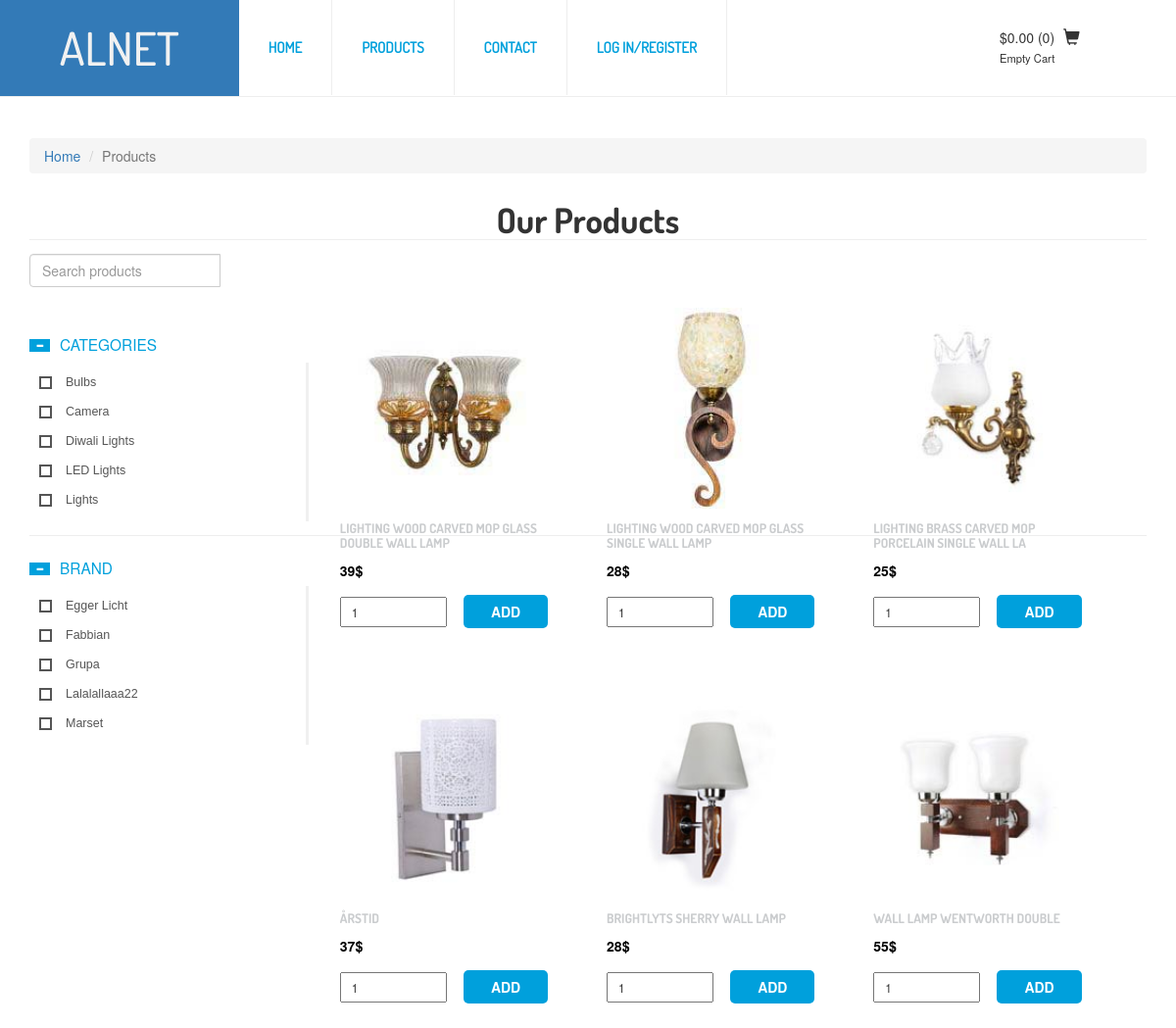
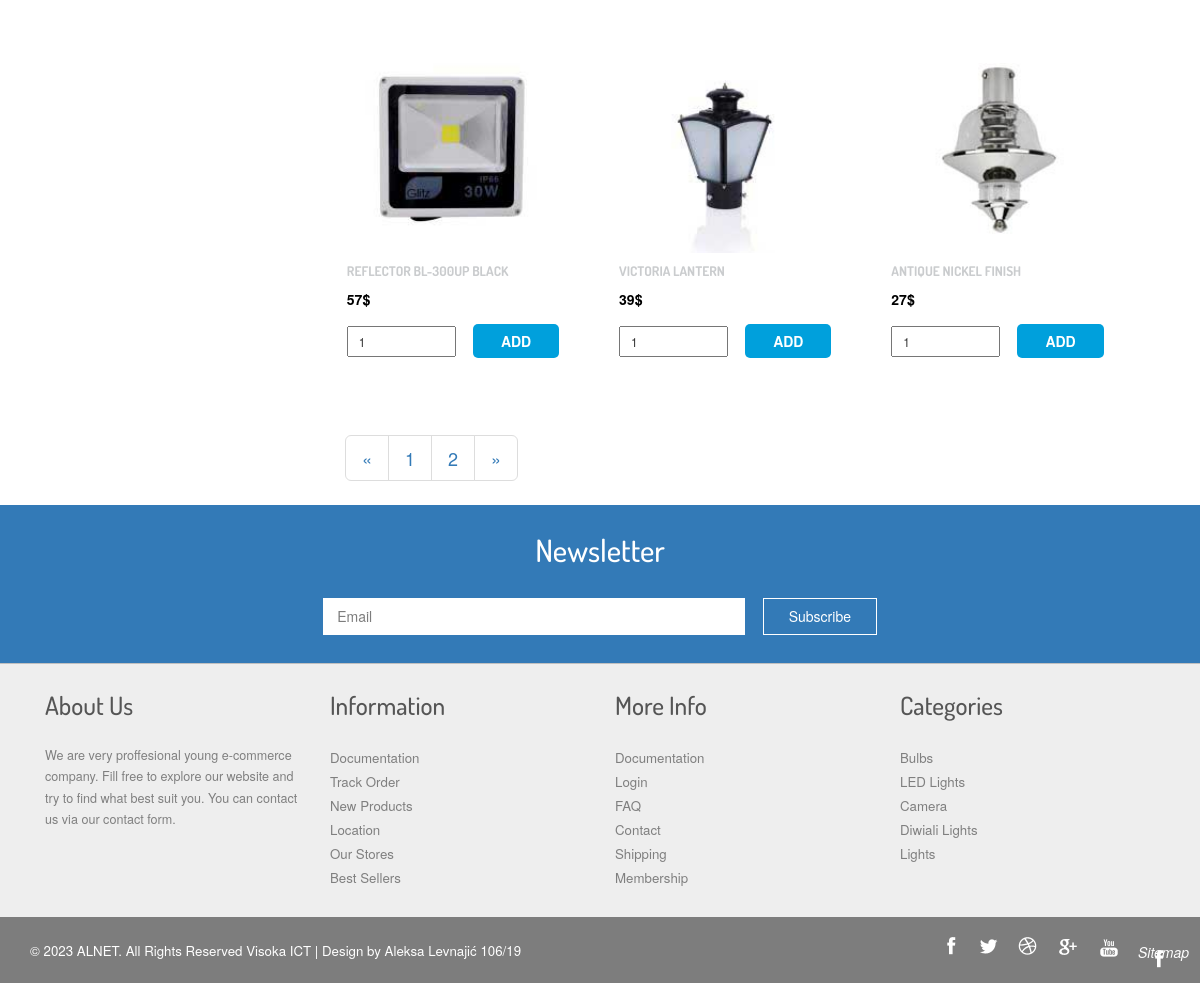
The page /product.php on the database its author committed (2 pictures, top to bottom).
### tables this page shows
CREATE TABLE `menu` (
  `id_menu` int(50) NOT NULL,
  `name_menu` varchar(50) NOT NULL,
  `path_m` varchar(50) NOT NULL,
  `display` tinyint(20) NOT NULL
);

CREATE TABLE `product` (
  `id_product` int(50) NOT NULL,
  `name` varchar(50) NOT NULL,
  `description` text NOT NULL,
  `id_category` int(50) NOT NULL,
  `id_brand` int(50) NOT NULL,
  `id_picture` int(50) NOT NULL,
  `date` datetime(6) NOT NULL,
  `id_price` int(50) NOT NULL
);

CREATE TABLE `picture` (
  `id_picture` int(50) NOT NULL,
  `path` varchar(50) NOT NULL,
  `alt` varchar(50) NOT NULL
);

CREATE TABLE `price` (
  `id_price` int(50) NOT NULL,
  `price` decimal(50,0) NOT NULL,
  `date_from` datetime(6) NOT NULL
);

CREATE TABLE `category` (
  `id_category` int(50) NOT NULL,
  `name_category` varchar(50) NOT NULL
);

CREATE TABLE `brand` (
  `id_brand` int(50) NOT NULL,
  `brand_name` varchar(50) NOT NULL
);

### models/menu.php (called while the page is built, shortened)
<?php
   global $conn;
    $upit="SELECT * FROM menu WHERE display=1";
    if(isset($_SESSION['user'])){
        $user=$_SESSION['user'];
        if($user->id_role == 1){
            $upit.=" OR display=3 OR display=2";
        }
        else{
            $upit.="  OR display=2";
        }
    }
    else{
        $upit.=" OR display=0";
    }
    try{
        $menu=$conn->query($upit)->fetchAll();
    }
    catch(PDOException $e){
        $greska=$e;
    }
?>

### models/functions.php (called while the page is built, shortened)
<?php
    function getProducts(){
        global $conn;
        try{
            $upit="SELECT * FROM product p JOIN price pr ON p.id_price = pr.id_price
             JOIN picture pi ON pi.id_picture = p.id_picture";
            $data=$conn->query($upit)->fetchAll();
            return $data;
        }
        catch(PDOException $e){
            $data="Error";
            $code=500;
        }
    }
    function getCategories()
    {
        global $conn;
        try{
            $upit = "SELECT * FROM category";
            $data = $conn->query($upit)->fetchAll();
            return $data;
        }
        catch(PDOException $e){
            $data="Error";
            $code=500;
        }
    }
    function getBrands()
    {
        global $conn;
        try{
            $upit = "SELECT * FROM brand";
            $data = $conn->query($upit)->fetchAll();
            return $data;
        }
        catch(PDOException $e){
            $data="Error";
            $code=500;
        }
    }
?>

### product.php (the view, shortened to what this page needs)
<?php
	require_once("includes/head.php");
	require_once("includes/header.php");
	require("models/functions.php");
	$products = getProducts();
	$categories = getCategories();
	$brands = getBrands();
	$numPerPage = 9;
	$totalNum = count($products);
	$totalPages = ceil($totalNum / $numPerPage);
	if(isset($_GET["page"]))
	{
		$page = $_GET["page"];
	}
	else
	{
		$page = 1;
	}
	$startFrom = ($page - 1) * $numPerPage;
	$sql = "SELECT * FROM product p JOIN price pr ON p.id_price = pr.id_price
	JOIN picture pi ON pi.id_picture = p.id_picture LIMIT $startFrom,$numPerPage";
	$products = $conn->query($sql);
?>
<div class="product-model">
	 <div class="container">
			<ol class="breadcrumb">
		  <li><a href="index.php">Home</a></li>
		  <li class="active">Products</li>
		 </ol>
			<h2>Our Products</h2>
		 <div class="col-md-9 product-model-sec productss">
				<?php
					foreach($products as $p):
				?>
					 <a href="single.php"><div class="product-grid">
						<div class="product-img b-link-stripe b-animate-go  thickbox productL" >
							<img src="<?=$p->path?>" class="img-responsive" alt="<?=$p->alt?>">
							<div class="b-wrapper">
							</div>
						</div></a>
						<div class="product-info simpleCart_shelfItem">
							<div class="product-info-cust prt_name" >
								<h4><?=$p->name?></h4>
								<span class="item_price"><?=$p->price?>$</span>
								<input type="text" class="item_quantity" value="1" />
								<input type="button" class="item_add items" value="ADD" id="buttonAdd" data-id="<?= $p->id_product ?>" />
								<div class="clearfix"> </div>
							</div>
						</div>
					</div>
					<?php
                            endforeach;
                    ?>
				<div class="pagenatin">
					<div class="col-md-6 paging">
					  <nav>
					  <ul class="pagination pagination-lg">
						<li><a href="product.php?page=1" aria-label="Previous"><span aria-hidden="true">«</span></a></li>
						<?php
							for($i=1;$i<=$totalPages;$i++)
							{
								echo("<li><a href='product.php?page=".$i."'>".$i."</a></li>");
							}
						?>
						<li><a href="product.php?page=<?php echo($totalPages)?>" aria-label="Next"><span aria-hidden="true">»</span></a></li>
					  </ul>
					  </nav>
					</div>
				</div>
			<section  class="sky-form">
			<div class="col-12 input-group rounded tm-welcome-section">
				<input type="search" id="search" class="form-control rounded border-bottom" placeholder="Search products" aria-label="Search"
				  aria-describedby="search-addon" />
			  </div>
						<h4><span class="glyphicon glyphicon-minus" aria-hidden="true"></span>Categories</h4>
							<div class="row row1 scroll-pane">
								<?php
									foreach($categories as $c):
								?>
								<div class="col col-4">
									<label class="checkbox"><input type="checkbox" class="cat" id="cat" name="checkbox" value="<?=$c->id_category?>" /><i></i><?= $c->name_category ?></label>
								</div>
								<?php
                            		endforeach;
                    			?>
							</div>
				   </section>
				   <section  class="sky-form">
						<h4><span class="glyphicon glyphicon-minus" aria-hidden="true"></span>Brand</h4>
							<div class="row row1 scroll-pane">
							<?php
									foreach($brands as $b):
							?>
								<div class="col col-4">
									<label class="checkbox"><input type="checkbox" name="checkbox" value="<?=$b->id_brand?>"><i></i><?= $b->brand_name ?></label>
								</div>
								<?php
                            		endforeach;
                    			?>
							</div>
				   </section>
					 <link rel="stylesheet" type="text/css" href="css/jquery-ui.css">
<?php
    require_once("includes/footer.php");
?>
</body>
</html>

### includes/header.php (shortened to what this page needs)
<?php
	require("models/menu.php");
?>
<div class="header-top">
	 <div class="header-bottom">
				<div class="logo">
					<h1><a href="index.php">ALNET</a></h1>
				</div>
			 <div class="top-nav">
			 	<ul class="memenu skyblue">
				<?php
					foreach($menu as $m):
				?>
					<li class="active">
						<a href="<?=$m->path_m?>"><?=$m->name_menu?></a>
					</li>
				<?php
					endforeach;
					?>
				</ul>
			 </div>
			 <div class="cart box_1">
				 <a href="checkout.php">
					<div class="total">
					<span class="simpleCart_total"></span> (<span id="simpleCart_quantity" class="simpleCart_quantity"></span>)</div>
					<span class="glyphicon glyphicon-shopping-cart" aria-hidden="true"></span>
				</a>
				<p><a href="javascript:;" class="simpleCart_empty">Empty Cart</a></p>
			 </div>
			 <div class="clearfix"> </div>
			 </div>
</div>

### css/style.css (style rules this page uses)
body a { transition: 0.5s all; -webkit-transition: 0.5s all; -o-transition: 0.5s all; -moz-transition: 0.5s all; -ms-transition: 0.5s all; }
ul { padding: 0; margin: 0; }
h1,h2,h3,h4,h5,h6,label,p { margin:0; }
.cart.box_1 a { color: #333; }
.box_1 { float: right; width: 15%; margin-top:2em; }
.glyphicon-shopping-cart:before { margin-left: 5px; font-size:1.2em; }
.box_1 p a { color: rgba(204, 204, 204, 1); font-size: 0.8em; }
.total { display: inline-block; }
.header-bottom { border-bottom: 1px solid #eee; }
.logo h1 a { color: #F1F1F1; font-family: 'Dosis-Medium'; font-size: 1.3em; font-weight: 100; padding: 0.5em 1.3em; text-decoration:none; background:#337ab7; display:inline-block; }
.logo { float:left; }
.top-nav { width: 42%; display: block; float: left; }
.skyblue { float:left; }
.items { padding:4em 0; }
.glyphicon { top: 2px; margin-right:5px; }
.product-model-sec { margin: 4em 0 0 0; float: right; }
.b-link-stripe { position:relative; display:inline-block; vertical-align:top; font-weight: 300; overflow:hidden; width: 100%; }
.b-link-stripe .b-wrapper { position:absolute; width:100%; height:100%; top:0; left:0; text-align:center; color:#ffffff; overflow:hidden; }
.b-animate-go { text-decoration:none; }
.product-grid { width: 30%; margin: 0 3% 4% 0; float: left; position: relative; transition: 0.5s all; -webkit-transition: 0.5s all; -moz-transition: 0.5s all; -o-transition: 0.5s all; min-height: 200px; border-bottom:2px solid #fff; }
.product-img img { width: 100%; padding:1em 2.5em 0; }
.product-info-cust { padding: 0.8em 1.2em; }
.item_quantity { margin: 1em 0; font-size: 0.85em; padding: 5px 10px; display: block; width: 51%; float: left; }
.item_add { color:#fff; text-decoration:none; font-weight:600; padding:0.5em 2em; display:inline-block; border-radius:5px; -moz-border-radius: 5px; -webkit-border-radius: 5px; -o-border-radius: 5px; margin: 1.5em 16px 0px 0px; background:#00a0dc; border:none; outline:none; }
.prt_name { padding: 0.8em 1.2em; float:none; }
.items { margin:10px 0 0px 17px; }
.product-info-cust h4 { color: #caccce; font-size: 0.95em; font-family: 'Dosis-Bold'; text-transform: uppercase; }
span.item_price { color: #000; font-size: 1em; font-weight: 600; margin: 10px 0 5px; display:block; }
.product-model h2,h2.top,.contact h3 { font-size: 2.5em; font-family: 'Dosis-Bold'; color: #333; text-align:center; }
.glyphicon-minus:before { content: "\2212"; color: #fff; font-size: 9px; background: #00a0dc; padding: 1px 6px; margin-right: 5px; }
.glyphicon-minus { top: -1px!important; }
.sky-form .checkbox input + i:after { color: #2da5da; }
.headdings, .Buttons, .progress-bars, .alerts, .bread-crumbs, .pagenatin, .appearance, .distracted { padding: 2em 0; }
.breadcrumb { margin:3em 0 2em!important; }
.radio, .checkbox { display: block; min-height: 20px; padding-left: 20px; margin-bottom: 10px; }
.checkbox { font-size:0.9em; color:#999; margin:0; }
label { display: block; margin-bottom: 0; font-weight: normal; }
@media (max-width: 1366px) { .top-nav { width: 44%; } }
@media (max-width: 1280px) { .top-nav { width: 46%; } }

### css/memenu.css (style rules this page uses)
.memenu { margin:0;padding:0;width:100%;list-style:none;display:inline-block;position:relative;font-family:Calibri,Arial;font-size:15px }
.memenu li { text-align:left; }
ul.memenu.skyblue { text-align: center; }
.memenu>li>a { font-family: 'Dosis-Regular';float:left;padding:38px 30px;color:#caccce;font-weight:600;text-decoration:none;text-transform:uppercase;border-right: 1px solid #eee;transition:color .4s ease-in-out;-moz-transition:color .4s ease-in-out;-webkit-transition:color .4s ease-in-out;-o-transition:color .4s ease-in-out }
.skyblue li>a,.skyblue>li.showhide span { color:#caccce }
.skyblue>li:hover>a,.skyblue>li.active>a,.skyblue .dropdown li:hover>a { color:#00a0dc }

### rows shown on the page
menu: name_menu "HOME"
menu: name_menu "PRODUCTS"
menu: name_menu "CONTACT"
menu: name_menu "LOG IN/REGISTER"
product: id_picture.path (picture), name "LIGHTING WOOD CARVED MOP GLASS DOUBLE WALL LAMP", id_price.price "39"
product: id_picture.path (picture), name "LIGHTING WOOD CARVED MOP GLASS SINGLE WALL LAMP", id_price.price "28"
product: id_picture.path (picture), name "LIGHTING BRASS CARVED MOP PORCELAIN SINGLE WALL LA", id_price.price "25"
product: id_picture.path (picture), name "ÅRSTID", id_price.price "37"
product: id_picture.path (picture), name "BRIGHTLYTS SHERRY WALL LAMP", id_price.price "28"
product: id_picture.path (picture), name "WALL LAMP WENTWORTH DOUBLE", id_price.price "55"
product: id_picture.path (picture), name "REFLECTOR BL-300UP BLACK", id_price.price "57"
product: id_picture.path (picture), name "VICTORIA LANTERN", id_price.price "39"
product: id_picture.path (picture), name "ANTIQUE NICKEL FINISH", id_price.price "27"
category: name_category "Bulbs"
category: name_category "Camera"
category: name_category "Diwali Lights"
category: name_category "LED Lights"
category: name_category "Lights"
brand: brand_name "Egger Licht"
brand: brand_name "Fabbian"
brand: brand_name "Grupa"
brand: brand_name "Lalalallaaa22"
brand: brand_name "Marset"
